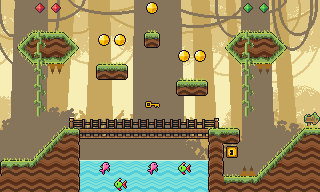

Below is a game level as drawn by its tile map, then a one-line description and the .tmx that defines it (tile-layer data replaced by summaries):
An orthogonal 20x12 tile map with 16x16 px tiles, 15 tile layers (background, floor, floor1, water, ...), 3 tilesets.

<map version="1.5" tiledversion="1.7.0" orientation="orthogonal" renderorder="right-down" width="20" height="12" tilewidth="16" tileheight="16" infinite="0" nextlayerid="16" nextobjectid="1">
 <tileset firstgid="1" name="background2" tilewidth="16" tileheight="16" tilecount="240" columns="20">
  <image source="background2.png" width="320" height="192" />
 </tileset>
 <tileset firstgid="241" name="forest4_tileset_sale" tilewidth="16" tileheight="16" tilecount="483" columns="23">
  <image source="forest4_tileset_sale.png" width="368" height="336" />
 </tileset>
 <tileset firstgid="724" name="background1" tilewidth="16" tileheight="16" tilecount="240" columns="20">
  <image source="background1.png" width="320" height="192" />
 </tileset>
 <layer id="1" name="background" width="20" height="12">
  <data>[240 cells, 240 non-empty, 240 distinct tile ids]</data>
 </layer>
 <layer id="2" name="floor" width="20" height="12">
  <data>[240 cells, 51 non-empty, 34 distinct tile ids]</data>
 </layer>
 <layer id="3" name="floor1" width="20" height="12">
  <data>[240 cells, 0 non-empty, 0 distinct tile ids]</data>
 </layer>
 <layer id="4" name="water" width="20" height="12">
  <data>[240 cells, 16 non-empty, 2 distinct tile ids]</data>
 </layer>
 <layer id="5" name="waterfall" width="20" height="12">
  <data>[240 cells, 0 non-empty, 0 distinct tile ids]</data>
 </layer>
 <layer id="6" name="bridge" width="20" height="12">
  <data>[240 cells, 18 non-empty, 3 distinct tile ids]</data>
 </layer>
 <layer id="12" name="plataforms" width="20" height="12">
  <data>[240 cells, 40 non-empty, 21 distinct tile ids]</data>
 </layer>
 <layer id="14" name="nature2" width="20" height="12">
  <data>[240 cells, 0 non-empty, 0 distinct tile ids]</data>
 </layer>
 <layer id="13" name="nature1" width="20" height="12">
  <data>[240 cells, 0 non-empty, 0 distinct tile ids]</data>
 </layer>
 <layer id="7" name="nature" width="20" height="12">
  <data>[240 cells, 0 non-empty, 0 distinct tile ids]</data>
 </layer>
 <layer id="8" name="flowers" width="20" height="12">
  <data>[240 cells, 0 non-empty, 0 distinct tile ids]</data>
 </layer>
 <layer id="9" name="dangers" width="20" height="12">
  <data>[240 cells, 3 non-empty, 1 distinct tile ids]</data>
 </layer>
 <layer id="15" name="lianas" width="20" height="12">
  <data>[240 cells, 12 non-empty, 2 distinct tile ids]</data>
 </layer>
 <layer id="10" name="items" width="20" height="12">
  <data>[240 cells, 12 non-empty, 6 distinct tile ids]</data>
 </layer>
 <layer id="11" name="animals" width="20" height="12">
  <data>[240 cells, 4 non-empty, 2 distinct tile ids]</data>
 </layer>
</map>
